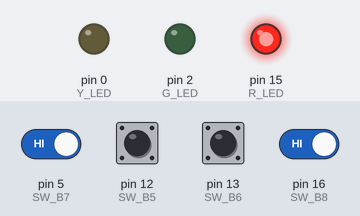
The sketch below on a simulated Arduino Uno, built with avr-gcc and run on an emulated ATmega328P. On the bench: output pins drawn as LEDs (lit = HIGH). The test bench sets the inputs (shaded band); at power-on: pin 5 (SW_B7), pin 12 (SW_B5), pin 13 (SW_B6), pin 16 (SW_B8) HIGH.

Above: at 1.2 s.
1.3 s: pin 5 (SW_B7) driven LOW and pin 16 (SW_B8) driven LOW
At 1.6 s:
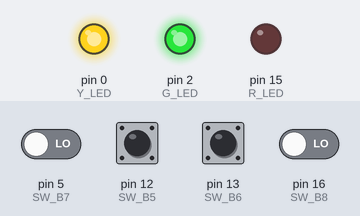
2.8 s: pin 12 (SW_B5) pulled LOW for 0.15 s
At 2.87 s:
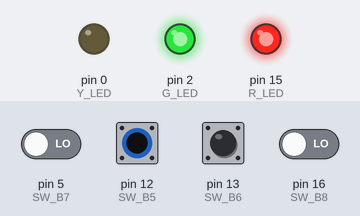
4.4 s: pin 13 (SW_B6) pulled LOW for 0.15 s
At 4.47 s:
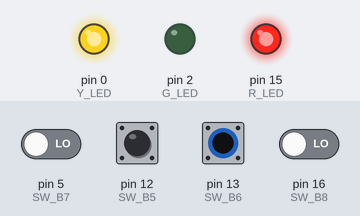
6.0 s: pin 16 (SW_B8) driven HIGH
At 6.3 s:
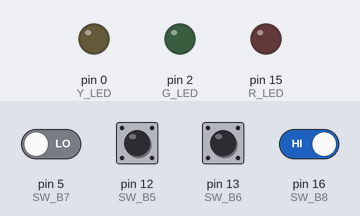
9.0 s: pin 16 (SW_B8) driven LOW
At 9.8 s:
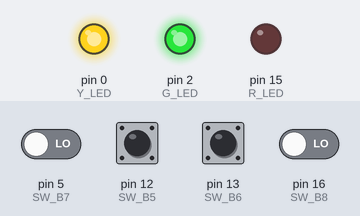
10.5 s: pin 5 (SW_B7) driven HIGH
At 11.0 s:
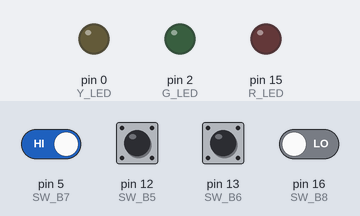
Timing chart, 0 to 13.0 s (numbered marks = the images above; inputs shaded):
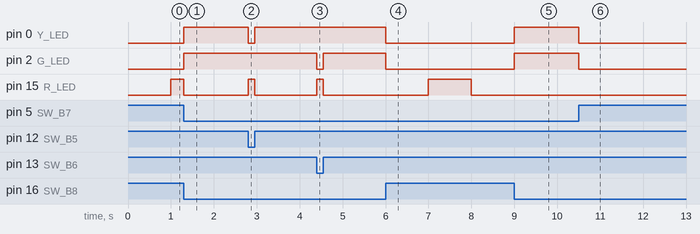

Measured:
- after the input at 1.3 s, pin 0 (Y_LED), pin 2 (G_LED): LOW → HIGH at once; pin 15 (R_LED): HIGH → LOW after 0.00 s instead of 0.70 s
- after the input at 2.8 s, pin 0 (Y_LED): HIGH → LOW at once, → HIGH 0.15 s later; pin 15 (R_LED): LOW → HIGH at once, → LOW 0.15 s later
- after the input at 4.4 s, pin 2 (G_LED): HIGH → LOW at once, → HIGH 0.15 s later; pin 15 (R_LED): LOW → HIGH at once, → LOW 0.15 s later
- after the input at 6.0 s, pin 0 (Y_LED), pin 2 (G_LED): HIGH → LOW at once; pin 15 (R_LED): LOW → HIGH after 1.0 s, → LOW 1.0 s later
- after the input at 9.0 s, pin 0 (Y_LED), pin 2 (G_LED): LOW → HIGH at once; pin 15 (R_LED): stays LOW (without the input it goes to HIGH after 0.00 s)
- after the input at 10.5 s, pin 0 (Y_LED), pin 2 (G_LED): HIGH → LOW at once

The sketch:

Lab18_1.ino
```cpp
//18.1
// ===== LAB18 Checkpoint 1 : ควบคุม LED 3 ดวงตามรหัสดิปสวิตช์ 4 บิต (ตารางที่ 1) =====
// โจทย์ (หน้า 7-8, ข้อ 6): อ่านดิปสวิตช์บิต 5-8 ซึ่งต่อกับ GPIO12, GPIO13, GPIO5, GPIO16
// รวมเป็นรหัสตรรกะ 4 บิต เรียงเป็น GPIO16,GPIO5,GPIO13,GPIO12 (ตามหัวตารางที่ 1) แล้ว
// สั่งควบคุมการติดดับของ LED สีแดง เหลือง เขียว ตามตาราง — เป็นรหัสสวิตช์ชุดเดียวกับ
// ที่ใช้ใน Checkpoint 3 (lab18_check3) แต่ Checkpoint นี้ยังไม่มีการหรี่ไฟด้วย PWM
//
// ตารางที่ 1 (16,5,13,12 -> หน้าที่การทำงาน):
//   1 X X X -> แดงกระพริบทุก 1 วินาที (เหลือง/เขียวดับ, X = don't care)
//   0 0 0 0 -> ดับทั้งหมด
//   0 0 0 1 -> แดงติดพร้อมเหลือง, เขียวดับ
//   0 0 1 0 -> แดงติดพร้อมเขียว, เหลืองดับ
//   0 0 1 1 -> เหลืองติดพร้อมเขียว, แดงดับ
//   0 1 0 0 -> ทั้งสามดวงกระพริบพร้อมกันทุก 1 วินาที
//   (รหัสอื่นนอกเหนือจากนี้ไม่ได้ระบุไว้ในตาราง -> ปิดไฟทั้งหมดไว้ก่อน)

#define R_LED 15   // LED สีแดง
#define Y_LED 0    // LED สีเหลือง
#define G_LED 2    // LED สีเขียว

// ดิปสวิตช์บิต 5-8 (รูปที่ 3): แต่ละบิตมีตัวต้านทานพูลอัพ/พูลดาวน์ภายนอกอยู่แล้ว
#define SW_B5 12   // บิต LSB ของรหัส
#define SW_B6 13
#define SW_B7 5
#define SW_B8 16   // บิต MSB ของรหัส

// อ่านดิปสวิตช์บิต 5-8 รวมเป็นรหัส 4 บิต เรียง GPIO16,GPIO5,GPIO13,GPIO12 ตามตารางที่ 1
uint8_t readCode()
{
  uint8_t b8 = digitalRead(SW_B8);
  uint8_t b7 = digitalRead(SW_B7);
  uint8_t b6 = digitalRead(SW_B6);
  uint8_t b5 = digitalRead(SW_B5);
  return (b8 << 3) | (b7 << 2) | (b6 << 1) | b5;
}

void setLEDs(bool r, bool y, bool g)
{
  digitalWrite(R_LED, r ? HIGH : LOW);
  digitalWrite(Y_LED, y ? HIGH : LOW);
  digitalWrite(G_LED, g ? HIGH : LOW);
}

void setup()
{
  pinMode(R_LED, OUTPUT);
  pinMode(Y_LED, OUTPUT);
  pinMode(G_LED, OUTPUT);
  pinMode(SW_B5, INPUT);
  pinMode(SW_B6, INPUT);
  pinMode(SW_B7, INPUT);
  pinMode(SW_B8, INPUT);
}

void loop()
{
  static bool blinkPhase = false;          // สลับทุก 500 ms -> ครบคาบ 1 วินาที
  static unsigned long lastToggle = 0;
  unsigned long now = millis();
  if (now - lastToggle >= 1000) {
    lastToggle = now;
    blinkPhase = !blinkPhase;
  }

  uint8_t code = readCode();

  if (code & 0b1000) {              // แถว "1 X X X" : บิต16=1 บิตอื่น don't care
    setLEDs(blinkPhase, false, false);
    return;
  }

  switch (code) {
    case 0b0000: setLEDs(false, false, false); break;                 // ดับทั้งหมด
    case 0b0001: setLEDs(true,  true,  false); break;                 // แดง+เหลือง
    case 0b0010: setLEDs(true,  false, true);  break;                 // แดง+เขียว
    case 0b0011: setLEDs(false, true,  true);  break;                 // เหลือง+เขียว
    case 0b0100: setLEDs(blinkPhase, blinkPhase, blinkPhase); break;  // กระพริบพร้อมกัน
    default:     setLEDs(false, false, false); break;                 // รหัสนอกตาราง
  }
}
```
